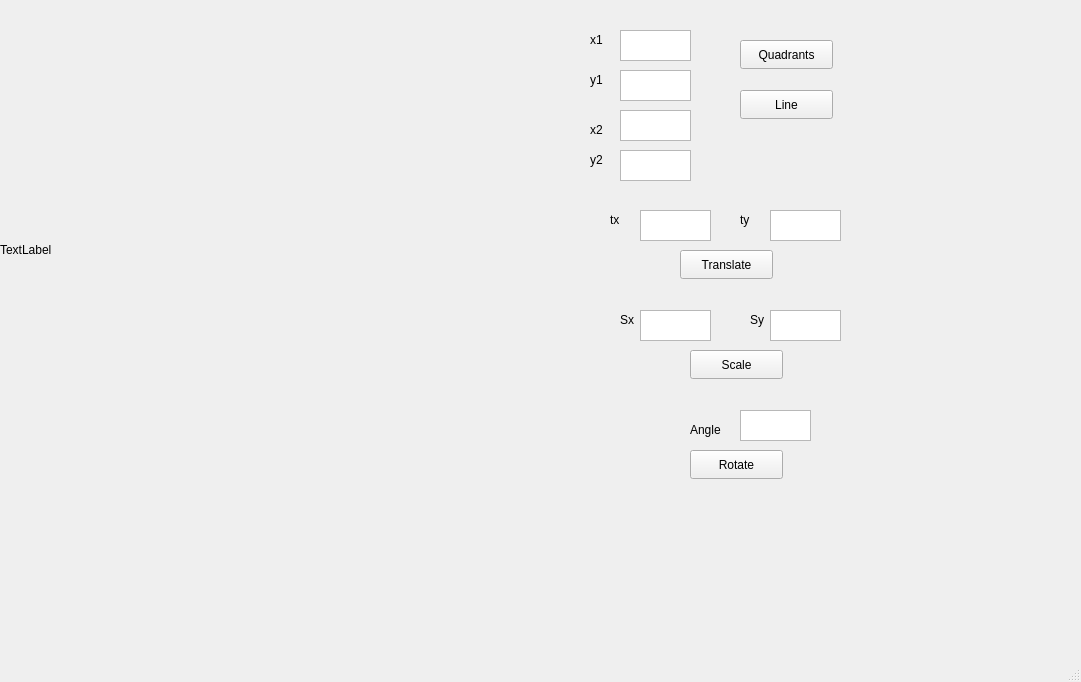
<?xml version="1.0" encoding="UTF-8"?>
<ui version="4.0">
 <class>MainWindow</class>
 <widget class="QMainWindow" name="MainWindow">
  <property name="geometry">
   <rect>
    <x>0</x>
    <y>0</y>
    <width>1081</width>
    <height>682</height>
   </rect>
  </property>
  <property name="windowTitle">
   <string>MainWindow</string>
  </property>
  <widget class="QWidget" name="centralwidget">
   <widget class="QLabel" name="label">
    <property name="geometry">
     <rect>
      <x>0</x>
      <y>0</y>
      <width>500</width>
      <height>500</height>
     </rect>
    </property>
    <property name="text">
     <string>TextLabel</string>
    </property>
   </widget>
   <widget class="QLabel" name="label_2">
    <property name="geometry">
     <rect>
      <x>590</x>
      <y>30</y>
      <width>63</width>
      <height>20</height>
     </rect>
    </property>
    <property name="text">
     <string>x1</string>
    </property>
   </widget>
   <widget class="QLabel" name="label_3">
    <property name="geometry">
     <rect>
      <x>590</x>
      <y>70</y>
      <width>63</width>
      <height>20</height>
     </rect>
    </property>
    <property name="text">
     <string>y1</string>
    </property>
   </widget>
   <widget class="QLabel" name="label_4">
    <property name="geometry">
     <rect>
      <x>590</x>
      <y>120</y>
      <width>63</width>
      <height>20</height>
     </rect>
    </property>
    <property name="text">
     <string>x2</string>
    </property>
   </widget>
   <widget class="QLabel" name="label_5">
    <property name="geometry">
     <rect>
      <x>590</x>
      <y>150</y>
      <width>63</width>
      <height>20</height>
     </rect>
    </property>
    <property name="text">
     <string>y2</string>
    </property>
   </widget>
   <widget class="QTextEdit" name="textEdit">
    <property name="geometry">
     <rect>
      <x>620</x>
      <y>30</y>
      <width>71</width>
      <height>31</height>
     </rect>
    </property>
   </widget>
   <widget class="QTextEdit" name="textEdit_3">
    <property name="geometry">
     <rect>
      <x>620</x>
      <y>110</y>
      <width>71</width>
      <height>31</height>
     </rect>
    </property>
   </widget>
   <widget class="QTextEdit" name="textEdit_2">
    <property name="geometry">
     <rect>
      <x>620</x>
      <y>70</y>
      <width>71</width>
      <height>31</height>
     </rect>
    </property>
   </widget>
   <widget class="QTextEdit" name="textEdit_4">
    <property name="geometry">
     <rect>
      <x>620</x>
      <y>150</y>
      <width>71</width>
      <height>31</height>
     </rect>
    </property>
   </widget>
   <widget class="QPushButton" name="pushButton">
    <property name="geometry">
     <rect>
      <x>740</x>
      <y>40</y>
      <width>93</width>
      <height>29</height>
     </rect>
    </property>
    <property name="text">
     <string>Quadrants</string>
    </property>
   </widget>
   <widget class="QPushButton" name="pushButton_2">
    <property name="geometry">
     <rect>
      <x>740</x>
      <y>90</y>
      <width>93</width>
      <height>29</height>
     </rect>
    </property>
    <property name="text">
     <string>Line</string>
    </property>
   </widget>
   <widget class="QPushButton" name="pushButton_3">
    <property name="geometry">
     <rect>
      <x>680</x>
      <y>250</y>
      <width>93</width>
      <height>29</height>
     </rect>
    </property>
    <property name="text">
     <string>Translate</string>
    </property>
   </widget>
   <widget class="QTextEdit" name="textEdit_5">
    <property name="geometry">
     <rect>
      <x>640</x>
      <y>210</y>
      <width>71</width>
      <height>31</height>
     </rect>
    </property>
   </widget>
   <widget class="QTextEdit" name="textEdit_6">
    <property name="geometry">
     <rect>
      <x>770</x>
      <y>210</y>
      <width>71</width>
      <height>31</height>
     </rect>
    </property>
   </widget>
   <widget class="QLabel" name="label_6">
    <property name="geometry">
     <rect>
      <x>610</x>
      <y>210</y>
      <width>63</width>
      <height>20</height>
     </rect>
    </property>
    <property name="text">
     <string>tx</string>
    </property>
   </widget>
   <widget class="QLabel" name="label_7">
    <property name="geometry">
     <rect>
      <x>740</x>
      <y>210</y>
      <width>63</width>
      <height>20</height>
     </rect>
    </property>
    <property name="text">
     <string>ty</string>
    </property>
   </widget>
   <widget class="QPushButton" name="pushButton_4">
    <property name="geometry">
     <rect>
      <x>690</x>
      <y>350</y>
      <width>93</width>
      <height>29</height>
     </rect>
    </property>
    <property name="text">
     <string>Scale</string>
    </property>
   </widget>
   <widget class="QTextEdit" name="textEdit_7">
    <property name="geometry">
     <rect>
      <x>640</x>
      <y>310</y>
      <width>71</width>
      <height>31</height>
     </rect>
    </property>
   </widget>
   <widget class="QTextEdit" name="textEdit_8">
    <property name="geometry">
     <rect>
      <x>770</x>
      <y>310</y>
      <width>71</width>
      <height>31</height>
     </rect>
    </property>
   </widget>
   <widget class="QLabel" name="label_8">
    <property name="geometry">
     <rect>
      <x>620</x>
      <y>310</y>
      <width>63</width>
      <height>20</height>
     </rect>
    </property>
    <property name="text">
     <string>Sx</string>
    </property>
   </widget>
   <widget class="QLabel" name="label_9">
    <property name="geometry">
     <rect>
      <x>750</x>
      <y>310</y>
      <width>63</width>
      <height>20</height>
     </rect>
    </property>
    <property name="text">
     <string>Sy</string>
    </property>
   </widget>
   <widget class="QTextEdit" name="textEdit_9">
    <property name="geometry">
     <rect>
      <x>740</x>
      <y>410</y>
      <width>71</width>
      <height>31</height>
     </rect>
    </property>
   </widget>
   <widget class="QLabel" name="label_10">
    <property name="geometry">
     <rect>
      <x>690</x>
      <y>420</y>
      <width>63</width>
      <height>20</height>
     </rect>
    </property>
    <property name="text">
     <string>Angle</string>
    </property>
   </widget>
   <widget class="QPushButton" name="pushButton_5">
    <property name="geometry">
     <rect>
      <x>690</x>
      <y>450</y>
      <width>93</width>
      <height>29</height>
     </rect>
    </property>
    <property name="text">
     <string>Rotate</string>
    </property>
   </widget>
  </widget>
  <widget class="QMenuBar" name="menubar">
   <property name="geometry">
    <rect>
     <x>0</x>
     <y>0</y>
     <width>1081</width>
     <height>26</height>
    </rect>
   </property>
  </widget>
  <widget class="QStatusBar" name="statusbar"/>
 </widget>
 <resources/>
 <connections/>
</ui>
